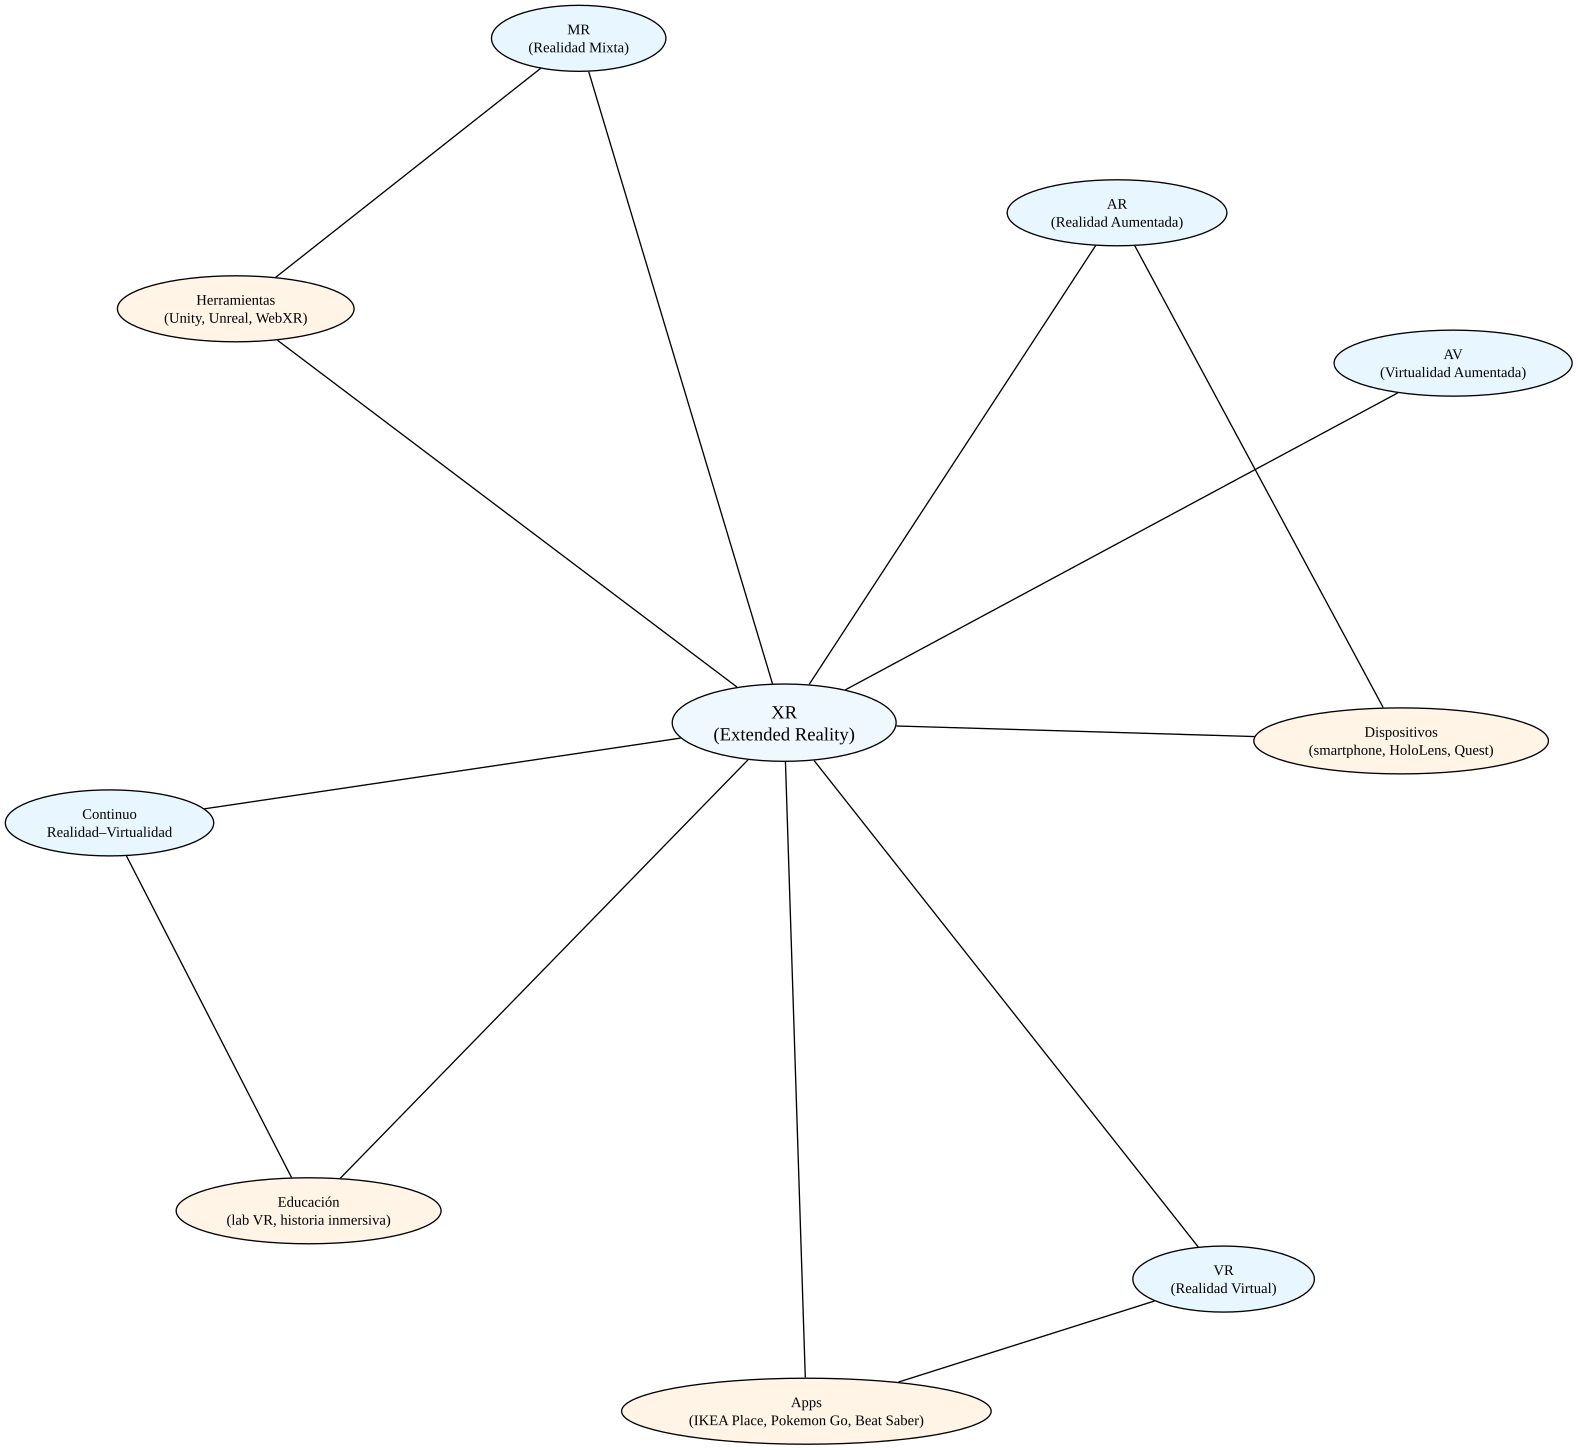

This chart was generated by the following Python code:
# modulo1/diagrams/mind_map.py
from graphviz import Graph

# Usamos 'neato' para un layout tipo "mind-map" (más libre)
g = Graph('MindMap_XR', filename='modulo1/diagrams/mind_map', engine='neato', format='svg')
g.attr(overlap='false')
g.attr('node', shape='ellipse', fontsize='11')

# Nodo central
g.node('XR', 'XR\n(Extended Reality)', style='filled', fillcolor='#F0F8FF', fontsize='14')

# Conceptos principales
concepts = {
    'AR': 'AR\n(Realidad Aumentada)',
    'VR': 'VR\n(Realidad Virtual)',
    'MR': 'MR\n(Realidad Mixta)',
    'AV': 'AV\n(Virtualidad Aumentada)',
    'Continuum': 'Continuo\nRealidad–Virtualidad'
}

# Casos de uso / dispositivos / herramientas
cases = {
    'Devices': 'Dispositivos\n(smartphone, HoloLens, Quest)',
    'Apps': 'Apps\n(IKEA Place, Pokemon Go, Beat Saber)',
    'Tools': 'Herramientas\n(Unity, Unreal, WebXR)',
    'Edu': 'Educación\n(lab VR, historia inmersiva)'
}

# Añadir nodos y aristas
for k, label in concepts.items():
    g.node(k, label, style='filled', fillcolor='#E8F7FF')
    g.edge('XR', k)

for k, label in cases.items():
    g.node(k, label, style='filled', fillcolor='#FFF4E6')
    g.edge('XR', k)

# Conexiones adicionales (ejemplos)
g.edge('AR', 'Devices')
g.edge('VR', 'Apps')
g.edge('MR', 'Tools')
g.edge('Continuum', 'Edu')

print("Rendering mind_map SVG...")
g.render(cleanup=False)
print("Done: modulo1/diagrams/mind_map.svg")
